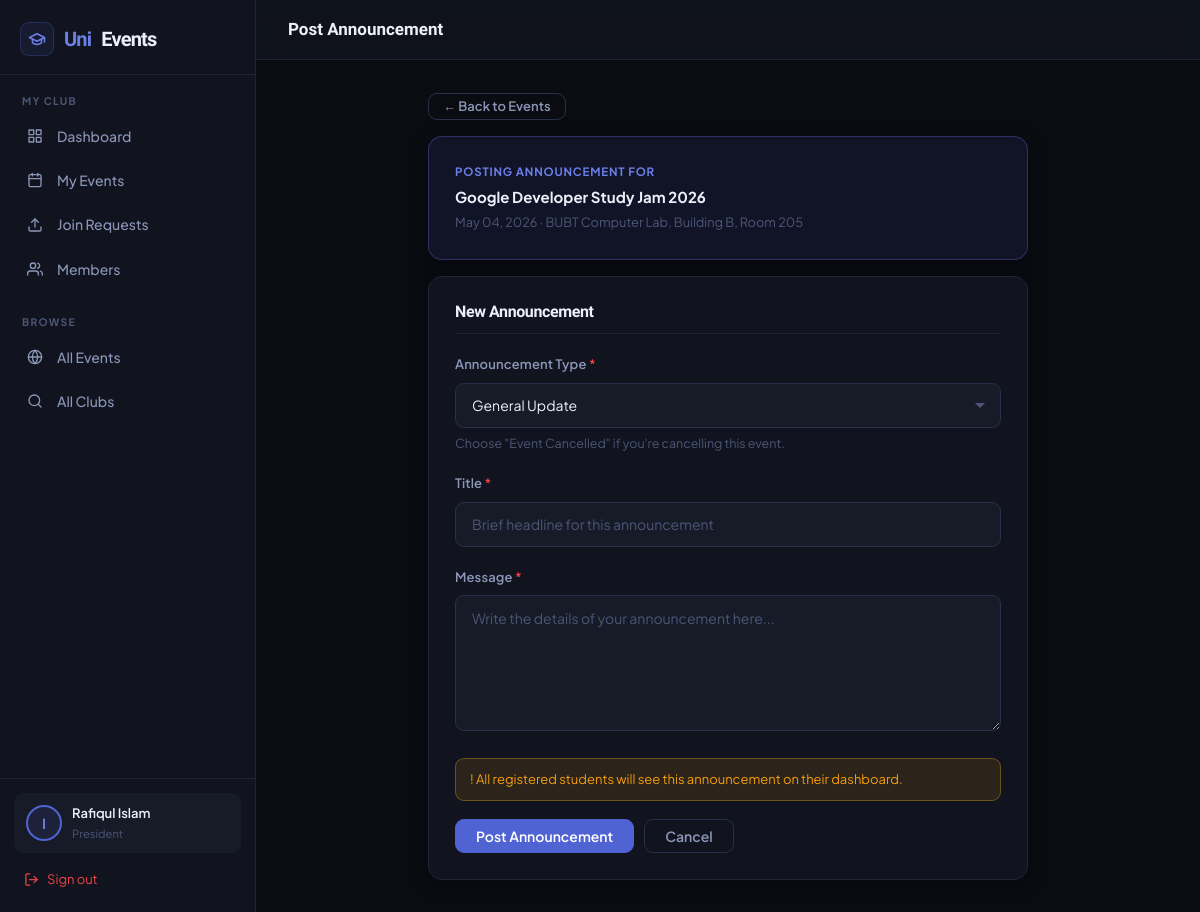
Page /dashboard/president/events/56/announcement/ (signed in) on the committed database.
### accounts/models.py (models this page shows, shortened)
class CustomUser(AbstractUser):
    USER_TYPE_CHOICES = (
        ('student', 'Student'),
        ('faculty', 'Faculty'),
        ('admin', 'Administrator'),
        ('president', 'President'),
    )
    user_type = models.CharField(max_length=20, choices=USER_TYPE_CHOICES, default='student')
    student_id = models.CharField(max_length=20, blank=True, null=True)
    phone = models.CharField(max_length=15, blank=True, null=True)
    profile_picture = models.ImageField(upload_to='profile_pics/', blank=True, null=True)
    bio = models.TextField(blank=True, null=True)
    department = models.CharField(max_length=100, blank=True, null=True)
    intake = models.CharField(max_length=20, blank=True, null=True, help_text="e.g. 49, 50, Fall-2022")
    year = models.IntegerField(blank=True, null=True)
    is_verified = models.BooleanField(default=False)

### events/models.py (models this page shows, shortened)
class Event(models.Model):
    STATUS_CHOICES = (
        ('draft', 'Draft'),
        ('published', 'Published'),
        ('cancelled', 'Cancelled'),
        ('completed', 'Completed'),
    )
    EVENT_TYPE_CHOICES = (
        ('workshop', 'Workshop'),
        ('seminar', 'Seminar'),
        ('competition', 'Competition'),
        ('social', 'Social Event'),
        ('meeting', 'Meeting'),
        ('conference', 'Conference'),
        ('other', 'Other'),
    )
    title = models.CharField(max_length=200)
    slug = models.SlugField(unique=True)
    description = models.TextField()
    short_description = models.CharField(max_length=300)
    club = models.ForeignKey('clubs.Club', on_delete=models.CASCADE, related_name='events')
    category = models.ForeignKey(EventCategory, on_delete=models.SET_NULL, null=True, blank=True)
    event_type = models.CharField(max_length=20, choices=EVENT_TYPE_CHOICES, default='workshop')
    start_date = models.DateTimeField()
    end_date = models.DateTimeField()
    venue = models.CharField(max_length=200)
    location_map = models.URLField(blank=True, null=True)
    banner = models.ImageField(upload_to='event_banners/', blank=True, null=True)
    featured_image = models.ImageField(upload_to='event_images/', blank=True, null=True)
    max_participants = models.PositiveIntegerField(null=True, blank=True)
    is_free = models.BooleanField(default=True)
    fee = models.DecimalField(max_digits=10, decimal_places=2, default=0.00)
    registration_open = models.DateTimeField(default=timezone.now)
    registration_close = models.DateTimeField(null=True, blank=True)
    status = models.CharField(max_length=20, choices=STATUS_CHOICES, default='draft')
    is_featured = models.BooleanField(default=False)
    created_by = models.ForeignKey(settings.AUTH_USER_MODEL, on_delete=models.CASCADE, related_name='created_events')
    created_at = models.DateTimeField(auto_now_add=True)
    updated_at = models.DateTimeField(auto_now=True)
    class Meta:
        ordering = ['-start_date']

### dashboard/views.py (the view, shortened to what this page needs)
# urls.py: path('president/events/<int:event_id>/announcement/', views.president_announcement_create, name='president_announcement_create'),
@login_required
def president_announcement_create(request, event_id):
    user = request.user
    club = Club.objects.filter(president=user, status='active').first()
    if not club:
        messages.error(request, 'Permission denied.')
        return redirect('dashboard')
    event = get_object_or_404(Event, id=event_id, club=club)
    announcement_types = EventAnnouncement.TYPE_CHOICES
    context = {'event': event, 'club': club, 'announcement_types': announcement_types}
    return render(request, 'dashboard/president/announcement_form.html', context)

### templates/dashboard/president/announcement_form.html (shortened to what this page needs)
{% extends 'base.html' %}
{% block page_title %}Post Announcement{% endblock %}
{% block app_content %}
<div style="max-width:600px;margin:0 auto;">
  <div style="margin-bottom:16px;">
    <a href="{% url 'president_event_list' %}" class="btn btn-ghost btn-sm">← Back to Events</a>
  </div>
  <div class="card" style="margin-bottom:16px;background:var(--a-bg);border-color:rgba(124,110,248,0.3);">
    <div style="font-size:0.72rem;color:var(--a2);font-weight:700;text-transform:uppercase;letter-spacing:0.07em;margin-bottom:4px;">Posting announcement for</div>
    <div style="font-weight:700;color:var(--txt);font-size:0.9375rem;">{{ event.title }}</div>
    <div style="font-size:0.8rem;color:var(--txt3);margin-top:3px;"> {{ event.start_date|date:"M d, Y" }} ·  {{ event.venue }}</div>
  </div>
  <div class="card fade-up">
    <h3 style="font-size:1rem;font-weight:800;margin-bottom:20px;padding-bottom:12px;border-bottom:1px solid var(--border);"> New Announcement</h3>
    <form method="post" autocomplete="off">
      <div class="form-group">
        <label>Announcement Type <span style="color:var(--red)">*</span></label>
        <select name="announcement_type" required>
          {% for val, label in announcement_types %}
          <option value="{{ val }}">{{ label }}</option>
          {% endfor %}
        </select>
        <div class="form-hint">Choose "Event Cancelled" if you're cancelling this event.</div>
      </div>
      <div class="form-group">
        <label>Title <span style="color:var(--red)">*</span></label>
        <input type="text" name="title" placeholder="Brief headline for this announcement" required maxlength="200">
      </div>
      <div class="form-group">
        <label>Message <span style="color:var(--red)">*</span></label>
        <textarea name="message" rows="5" placeholder="Write the details of your announcement here..." required></textarea>
      </div>
      <div style="background:var(--yellow-bg);border:1px solid rgba(251,191,36,0.3);border-radius:var(--r-sm);padding:10px 14px;margin-bottom:18px;font-size:0.8125rem;color:var(--yellow);">
        !️ All registered students will see this announcement on their dashboard.
      </div>
      <div style="display:flex;gap:10px;">
        <button type="submit" class="btn btn-primary"> Post Announcement</button>
        <a href="{% url 'president_event_list' %}" class="btn btn-ghost">Cancel</a>
      </div>
    </form>
  </div>
</div>
{% endblock %}

### templates/base.html (shortened to what this page needs)
{% load static %}
<!DOCTYPE html>
<html lang="en">
<head>
</head>
<body>
{% if user.is_authenticated and request.resolver_match.url_name not in 'home,club_list,club_detail,event_list,event_detail,join_club,register,login' %}
<div class="app-layout">
  <aside class="sidebar">
    <div class="sidebar-brand">
      <a href="{% url 'home' %}">
        <div class="sb-icon"><svg width="18" height="18" viewBox="0 0 24 24" fill="none" stroke="currentColor" stroke-width="2" stroke-linecap="round" stroke-linejoin="round" style="color:var(--a2)"><path d="M22 10v6M2 10l10-5 10 5-10 5z"/><path d="M6 12v5c3 3 9 3 12 0v-5"/></svg></div>
        Uni<span>Events</span>
      </a>
    </div>
    {% if user.is_staff or user.user_type == 'admin' %}
    <div class="sb-section">
      <div class="sb-label">Overview</div>
      <ul class="sb-nav">
        <li><a href="{% url 'admin_dashboard' %}" class="{% if request.resolver_match.url_name == 'admin_dashboard' %}active{% endif %}">
          <span class="sb-icon2"><svg width="16" height="16" viewBox="0 0 24 24" fill="none" stroke="currentColor" stroke-width="2" stroke-linecap="round" stroke-linejoin="round"><rect x="3" y="3" width="7" height="7"/><rect x="14" y="3" width="7" height="7"/><rect x="14" y="14" width="7" height="7"/><rect x="3" y="14" width="7" height="7"/></svg></span> Dashboard
        </a></li>
        <li><a href="{% url 'admin_statistics' %}" class="{% if request.resolver_match.url_name == 'admin_statistics' %}active{% endif %}">
          <span class="sb-icon2"><svg width="16" height="16" viewBox="0 0 24 24" fill="none" stroke="currentColor" stroke-width="2" stroke-linecap="round" stroke-linejoin="round"><line x1="18" y1="20" x2="18" y2="10"/><line x1="12" y1="20" x2="12" y2="4"/><line x1="6" y1="20" x2="6" y2="14"/></svg></span> Statistics
        </a></li>
      </ul>
    </div>
    <div class="sb-section">
      <div class="sb-label">Manage</div>
      <ul class="sb-nav">
        <li><a href="{% url 'admin_club_list' %}" class="{% if 'club' in request.resolver_match.url_name %}active{% endif %}">
          <span class="sb-icon2"><svg width="16" height="16" viewBox="0 0 24 24" fill="none" stroke="currentColor" stroke-width="2" stroke-linecap="round" stroke-linejoin="round"><path d="M3 9l9-7 9 7v11a2 2 0 01-2 2H5a2 2 0 01-2-2z"/><polyline points="9 22 9 12 15 12 15 22"/></svg></span> Clubs
        </a></li>
        <li><a href="{% url 'admin_president_list' %}" class="{% if 'president' in request.resolver_match.url_name %}active{% endif %}">
          <span class="sb-icon2"><svg width="16" height="16" viewBox="0 0 24 24" fill="none" stroke="currentColor" stroke-width="2" stroke-linecap="round" stroke-linejoin="round"><circle cx="12" cy="8" r="4"/><path d="M5 20a7 7 0 0114 0"/><path d="M8 7l-2-3M16 7l2-3M12 4V2"/></svg></span> Presidents
        </a></li>
        <li><a href="{% url 'admin_event_requests' %}" class="{% if 'event_request' in request.resolver_match.url_name %}active{% endif %}">
          <span class="sb-icon2"><svg width="16" height="16" viewBox="0 0 24 24" fill="none" stroke="currentColor" stroke-width="2" stroke-linecap="round" stroke-linejoin="round"><path d="M14 2H6a2 2 0 00-2 2v16a2 2 0 002 2h12a2 2 0 002-2V8z"/><polyline points="14 2 14 8 20 8"/><line x1="16" y1="13" x2="8" y2="13"/><line x1="16" y1="17" x2="8" y2="17"/><polyline points="10 9 9 9 8 9"/></svg></span> Event Requests
        </a></li>
      </ul>
    </div>
    <div class="sb-section">
      <div class="sb-label">Browse</div>
      <ul class="sb-nav">
        <li><a href="{% url 'event_list' %}"><span class="sb-icon2"><svg width="16" height="16" viewBox="0 0 24 24" fill="none" stroke="currentColor" stroke-width="2" stroke-linecap="round" stroke-linejoin="round"><rect x="3" y="4" width="18" height="18" rx="2" ry="2"/><line x1="16" y1="2" x2="16" y2="6"/><line x1="8" y1="2" x2="8" y2="6"/><line x1="3" y1="10" x2="21" y2="10"/></svg></span> All Events</a></li>
        <li><a href="{% url 'club_list' %}"><span class="sb-icon2"><svg width="16" height="16" viewBox="0 0 24 24" fill="none" stroke="currentColor" stroke-width="2" stroke-linecap="round" stroke-linejoin="round"><circle cx="11" cy="11" r="8"/><line x1="21" y1="21" x2="16.65" y2="16.65"/></svg></span> All Clubs</a></li>
      </ul>
    </div>
    {% elif user.user_type == 'president' %}
    <div class="sb-section">
      <div class="sb-label">My Club</div>
      <ul class="sb-nav">
        <li><a href="{% url 'president_dashboard' %}" class="{% if request.resolver_match.url_name == 'president_dashboard' %}active{% endif %}">
          <span class="sb-icon2"><svg width="16" height="16" viewBox="0 0 24 24" fill="none" stroke="currentColor" stroke-width="2" stroke-linecap="round" stroke-linejoin="round"><rect x="3" y="3" width="7" height="7"/><rect x="14" y="3" width="7" height="7"/><rect x="14" y="14" width="7" height="7"/><rect x="3" y="14" width="7" height="7"/></svg></span> Dashboard
        </a></li>
        <li><a href="{% url 'president_event_list' %}" class="{% if 'event' in request.resolver_match.url_name %}active{% endif %}">
          <span class="sb-icon2"><svg width="16" height="16" viewBox="0 0 24 24" fill="none" stroke="currentColor" stroke-width="2" stroke-linecap="round" stroke-linejoin="round"><rect x="3" y="4" width="18" height="18" rx="2" ry="2"/><line x1="16" y1="2" x2="16" y2="6"/><line x1="8" y1="2" x2="8" y2="6"/><line x1="3" y1="10" x2="21" y2="10"/></svg></span> My Events
        </a></li>
        <li><a href="{% url 'president_join_requests' %}" class="{% if request.resolver_match.url_name == 'president_join_requests' %}active{% endif %}">
          <span class="sb-icon2"><svg width="16" height="16" viewBox="0 0 24 24" fill="none" stroke="currentColor" stroke-width="2" stroke-linecap="round" stroke-linejoin="round"><path d="M21 15v4a2 2 0 01-2 2H5a2 2 0 01-2-2v-4"/><polyline points="17 8 12 3 7 8"/><line x1="12" y1="3" x2="12" y2="15"/></svg></span> Join Requests
        </a></li>
        <li><a href="{% url 'president_member_list' %}" class="{% if request.resolver_match.url_name == 'president_member_list' %}active{% endif %}">
          <span class="sb-icon2"><svg width="16" height="16" viewBox="0 0 24 24" fill="none" stroke="currentColor" stroke-width="2" stroke-linecap="round" stroke-linejoin="round"><path d="M17 21v-2a4 4 0 00-4-4H5a4 4 0 00-4 4v2"/><circle cx="9" cy="7" r="4"/><path d="M23 21v-2a4 4 0 00-3-3.87M16 3.13a4 4 0 010 7.75"/></svg></span> Members
        </a></li>
      </ul>
    </div>
    <div class="sb-section">
      <div class="sb-label">Browse</div>
      <ul class="sb-nav">
        <li><a href="{% url 'event_list' %}"><span class="sb-icon2"><svg width="16" height="16" viewBox="0 0 24 24" fill="none" stroke="currentColor" stroke-width="2" stroke-linecap="round" stroke-linejoin="round"><circle cx="12" cy="12" r="10"/><line x1="2" y1="12" x2="22" y2="12"/><path d="M12 2a15.3 15.3 0 014 10 15.3 15.3 0 01-4 10 15.3 15.3 0 01-4-10 15.3 15.3 0 014-10z"/></svg></span> All Events</a></li>
        <li><a href="{% url 'club_list' %}"><span class="sb-icon2"><svg width="16" height="16" viewBox="0 0 24 24" fill="none" stroke="currentColor" stroke-width="2" stroke-linecap="round" stroke-linejoin="round"><circle cx="11" cy="11" r="8"/><line x1="21" y1="21" x2="16.65" y2="16.65"/></svg></span> All Clubs</a></li>
      </ul>
    </div>
    {% endif %}
    <div class="sb-footer">
      <div class="sb-user">
        <div class="sb-avatar">
          {% if user.profile_picture %}<img src="{{ user.profile_picture.url }}" style="width:100%;height:100%;object-fit:cover;border-radius:50%;">
          {% else %}{{ user.username|slice:":1"|upper }}{% endif %}
        </div>
        <div style="flex:1;min-width:0;">
          <div class="sb-name">{{ user.get_full_name|default:user.username|truncatechars:18 }}</div>
          <div class="sb-role">{{ user.get_user_type_display }}</div>
        </div>
      </div>
      <a href="{% url 'logout' %}" class="sb-logout">
        <svg width="15" height="15" viewBox="0 0 24 24" fill="none" stroke="currentColor" stroke-width="2" stroke-linecap="round" stroke-linejoin="round"><path d="M9 21H5a2 2 0 01-2-2V5a2 2 0 012-2h4"/><polyline points="16 17 21 12 16 7"/><line x1="21" y1="12" x2="9" y2="12"/></svg> Sign out
      </a>
    </div>
  </aside>
  <div class="app-main">
    <div class="app-topbar">
      <span class="app-topbar-title">{% block page_title %}{% endblock %}</span>
    </div>
    <div class="app-content">
      {% block app_content %}{% endblock %}
    </div>
  </div>
</div>
{% endif %}
</body>
</html>

### rows in the picture
CustomUser: username "I", get_full_name "Rafiqul Islam", user_type "President"
Event: title "Google Developer Study Jam 2026", start_date "May 04, 2026", venue "BUBT Computer Lab, Building B, Room 205"

### other values in the picture
form field announcement_type "General Update"
